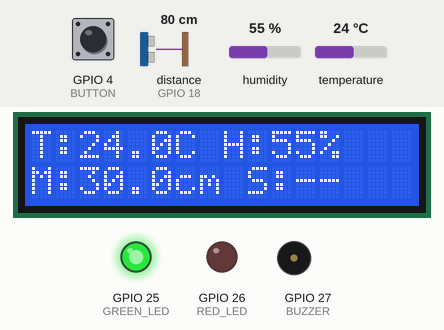
Recording of a sketch running on a simulated ESP32. Parts: 16×2 character LCD, output pins drawn as LEDs (lit = HIGH), buzzer (waves = sounding, pin HIGH). Wiring (inferred from the names in the program): ultrasonic range finder: trigger GPIO 5; echo GPIO 18. Inputs (shaded band) come from the test bench; at power-on: distance to the obstacle (sensor on GPIO 18) 80 cm, GPIO 4 (BUTTON) HIGH, humidity 55 %, temperature 24 °C. The echo pulse lasts 58.3 µs per cm; WiFi joins after 1.5 s; servers stay silent unless stated; uploads are accepted with an empty reply; pins used as bus, display or sensor lines are not drawn; what the sketch prints to the serial monitor is not drawn.

Above: at 4.4 s.
4.5 s: distance to the obstacle (sensor on GPIO 18) set to 9 cm
At 5.2 s:
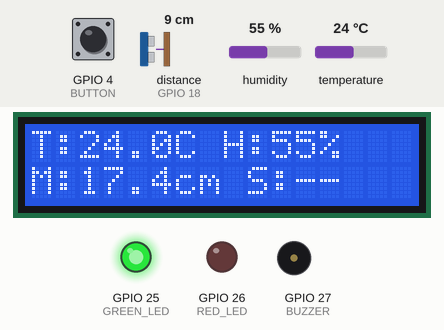
6.8 s: distance to the obstacle (sensor on GPIO 18) set to 6 cm
At 9.9 s:
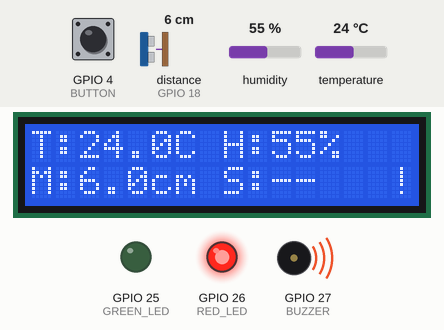
10.5 s: GPIO 4 (BUTTON) pulled LOW for 0.15 s
At 10.8 s:
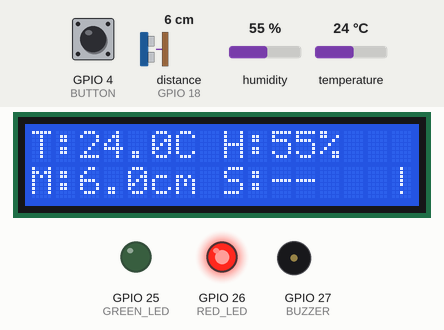
12.1 s: humidity set to 22 %
At 14.2 s:
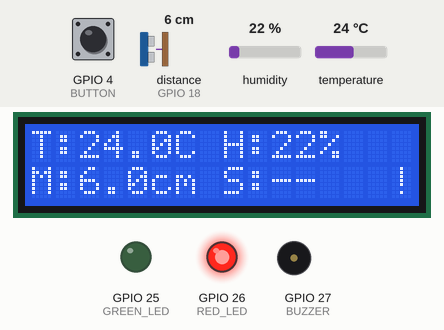
15.2 s: temperature set to 12 °C
At 17.3 s:
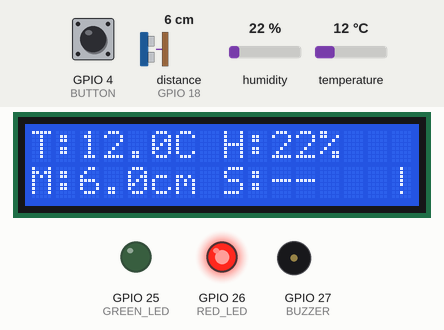
17.7 s: distance to the obstacle (sensor on GPIO 18) set to 2 cm
At 21.0 s:
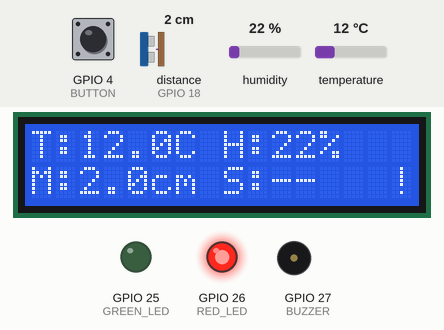
Timing chart, 0 to 21.2 s (numbered marks = the images above; inputs shaded):
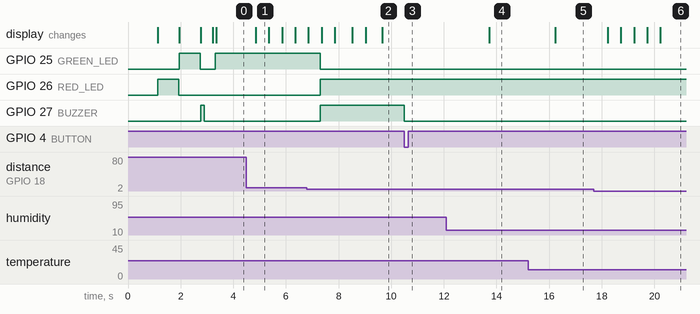

The sketch:

master.ino
```cpp
/*
  Smart Campus Monitoring System (Team Mavericks) - MASTER ESP32
  ---------------------------------------------
  Reads DHT22 (temperature/humidity) + ultrasonic (water level), shows them on a 16x2 LCD,
  receives the slave's distance by ESP-NOW and uploads everything to the XAMPP dashboard
  (server/index.php) every 5 seconds.

  Change these before uploading:  WIFI_NAME, WIFI_PASS, SERVER_IP, TEAM, API_KEY
  Libraries (Library Manager): DHT sensor library (Adafruit), Adafruit Unified Sensor, LiquidCrystal I2C
*/

#include <WiFi.h>
#include <HTTPClient.h>
#include <DHT.h>
#include <Wire.h>
#include <LiquidCrystal_I2C.h>
#include <esp_now.h>

const char* WIFI_NAME = "XAMPP_SERVER";
const char* WIFI_PASS = "123456789";
const char* API_KEY   = "Campus123";

const char* SERVER_IP = "192.168.137.1";
const char* TEAM      = "team13";

#define DHT_PIN    19
#define DHT_TYPE   DHT22
#define TRIG_PIN   5
#define ECHO_PIN   18
#define GREEN_LED  25
#define RED_LED    26
#define BUZZER     27
#define BUTTON     4

#define BUZZER_ON  HIGH
#define BUZZER_OFF LOW
#define LED_ON     HIGH
#define LED_OFF    LOW

const float MAX_DISTANCE_CM = 30.0;
const float ALERT_ON_CM     = 8.0;   // closer than this -> buzzer + red LED
const float ALERT_OFF_CM    = 10.0;

const unsigned long DHT_EVERY    = 2500;
const unsigned long WATER_EVERY  = 500;
const unsigned long LCD_EVERY    = 500;
const unsigned long UPLOAD_EVERY = 5000;
const unsigned long LED_EVERY    = 2000;
const unsigned long RETRY_AFTER  = 10000;

const int MODE_AUTO  = 0;
const int MODE_ON    = 1;
const int MODE_BLINK = 2;
const int MODE_OFF   = 3;

#define NOW_MAGIC 0xA7
const unsigned long SLAVE_TIMEOUT    = 3000;
const unsigned long SLAVE_TALK_EVERY = 500;

typedef struct { uint8_t magic; float distance; } SlavePacket;
typedef struct { uint8_t magic; uint8_t blink; }  MasterPacket;

const uint8_t BROADCAST_ADDR[6] = {0xFF, 0xFF, 0xFF, 0xFF, 0xFF, 0xFF};

volatile float slaveDistance = 0;
volatile unsigned long slaveLastSeen = 0;
bool slaveBlink = false;
unsigned long tSlave = 0;

DHT dht(DHT_PIN, DHT_TYPE);
LiquidCrystal_I2C lcd(0x27, 16, 2);

float temperature = 0, humidity = 0;
float distanceCm = MAX_DISTANCE_CM;
float waterLevel = 0, waterPercent = 0;
bool dhtOK = false;
bool hasWater = false;
unsigned long lastDhtGood = 0;

bool alertActive = false;
bool muted = false;

int greenMode = MODE_AUTO;
int redMode   = MODE_AUTO;
bool redNeedsSync   = true;
bool greenNeedsSync = true;

bool blinkPhase = false;
unsigned long tBlink = 0;

unsigned long tDht = 0, tWater = 0, tLcd = 0, tUpload = 0, tLed = 0;
unsigned long serverRetryAt = 0;

String baseURL;

volatile bool buttonPressed = false;
volatile unsigned long lastPressTime = 0;

void IRAM_ATTR onButton() {
  unsigned long now = millis();
  if (now - lastPressTime > 250) {
    buttonPressed = true;
    lastPressTime = now;
  }
}

void printRow(int row, String text) {
  if (text.length() > 16) text = text.substring(0, 16);
  while (text.length() < 16) text += " ";
  lcd.setCursor(0, row);
  lcd.print(text);
}

bool serverAvailable() {
  if (WiFi.status() != WL_CONNECTED) return false;
  return (long)(millis() - serverRetryAt) >= 0;
}

void serverFailed() {
  serverRetryAt = millis() + RETRY_AFTER;
  Serial.println("Server not reachable. Will try again soon.");
}

void keepWiFiAlive() {
  static unsigned long lastTry = 0;
  if (WiFi.status() == WL_CONNECTED) return;
  if (millis() - lastTry < 10000) return;
  lastTry = millis();
  Serial.println("WiFi lost. Reconnecting...");
  WiFi.reconnect();
}

#if defined(ESP_ARDUINO_VERSION_MAJOR) && ESP_ARDUINO_VERSION_MAJOR >= 3
void onReceive(const esp_now_recv_info_t *info, const uint8_t *data, int len) {
#else
void onReceive(const uint8_t *mac, const uint8_t *data, int len) {
#endif
  if (len != (int)sizeof(SlavePacket)) return;

  SlavePacket pkt;
  memcpy(&pkt, data, sizeof(pkt));
  if (pkt.magic != NOW_MAGIC) return;

  slaveDistance = pkt.distance;
  slaveLastSeen = millis();
}

bool slaveOnline() {
  return slaveLastSeen != 0 && millis() - slaveLastSeen < SLAVE_TIMEOUT;
}

void sendToSlave() {
  MasterPacket pkt;
  pkt.magic = NOW_MAGIC;
  pkt.blink = slaveBlink ? 1 : 0;
  esp_now_send(BROADCAST_ADDR, (uint8_t *)&pkt, sizeof(pkt));
}

void setupEspNow() {
  if (esp_now_init() != ESP_OK) {
    Serial.println("ESP-NOW could not start");
    return;
  }
  esp_now_register_recv_cb(onReceive);

  esp_now_peer_info_t peer = {};
  memcpy(peer.peer_addr, BROADCAST_ADDR, 6);
  peer.channel = 0;                            // 0 = use the current WiFi channel
  peer.encrypt = false;
  esp_now_add_peer(&peer);

  Serial.print("ESP-NOW ready. Master MAC: ");
  Serial.println(WiFi.macAddress());
}

void readDHT() {
  float t = dht.readTemperature();
  float h = dht.readHumidity();

  if (!isnan(t) && !isnan(h)) {
    temperature = t;
    humidity = h;
    lastDhtGood = millis();
  }

  dhtOK = (lastDhtGood != 0 && millis() - lastDhtGood < 15000);
}

//Distance

float measureDistanceCm() {
  float samples[5];

  for (int i = 0; i < 5; i++) {
    digitalWrite(TRIG_PIN, LOW);
    delayMicroseconds(2);
    digitalWrite(TRIG_PIN, HIGH);
    delayMicroseconds(10);
    digitalWrite(TRIG_PIN, LOW);

    long echo = pulseIn(ECHO_PIN, HIGH, 6000);

    float cm = MAX_DISTANCE_CM;
    if (echo > 0) {
      cm = echo * 0.0343 / 2.0;
      cm = constrain(cm, 2.0, MAX_DISTANCE_CM);
    }
    samples[i] = cm;
    delay(15);
  }

  for (int i = 0; i < 4; i++) {
    for (int j = i + 1; j < 5; j++) {
      if (samples[j] < samples[i]) {
        float tmp = samples[i];
        samples[i] = samples[j];
        samples[j] = tmp;
      }
    }
  }
  return samples[2];
}

void readDistance() {
  float d = measureDistanceCm();

  if (!hasWater) {
    distanceCm = d;
    hasWater = true;
  } else {
    distanceCm = 0.6 * d + 0.4 * distanceCm;
  }

  waterLevel   = MAX_DISTANCE_CM - distanceCm;   // for the dashboard
  waterPercent = waterLevel / MAX_DISTANCE_CM * 100.0;
}

void updateAlert() {
  bool before = alertActive;

  if (!alertActive && distanceCm < ALERT_ON_CM)   alertActive = true;
  if (alertActive  && distanceCm >= ALERT_OFF_CM) alertActive = false;

  if (alertActive && !before) muted = false;
  if (!alertActive) muted = false;
}

void handleButton() {
  if (!buttonPressed) return;
  buttonPressed = false;

  slaveBlink = !slaveBlink;
  sendToSlave();
  Serial.println(slaveBlink ? "Slave LED: blink" : "Slave LED: off");

  if (alertActive) {
    muted = !muted;
    Serial.println(muted ? "Buzzer muted" : "Buzzer on again");
  } else {
    bool redIsOn = (redMode == MODE_ON || redMode == MODE_BLINK);
    redMode = redIsOn ? MODE_OFF : MODE_ON;
    redNeedsSync = true;
    Serial.println(redMode == MODE_ON ? "Red LED on (button)" : "Red LED off (button)");
  }
}

bool modeLevel(int mode, bool autoValue) {
  if (mode == MODE_ON)    return true;
  if (mode == MODE_OFF)   return false;
  if (mode == MODE_BLINK) return blinkPhase;
  return autoValue;
}

void updateOutputs() {
  if (millis() - tBlink >= 500) {
    tBlink = millis();
    blinkPhase = !blinkPhase;
  }

  bool green, red;

  if (alertActive) {
    red = true;
    green = false;
  } else {
    green = modeLevel(greenMode, true);
    red   = modeLevel(redMode, false);
  }

  digitalWrite(GREEN_LED, green ? LED_ON : LED_OFF);
  digitalWrite(RED_LED,   red   ? LED_ON : LED_OFF);
  digitalWrite(BUZZER, (alertActive && !muted) ? BUZZER_ON : BUZZER_OFF);
}

void updateLCD() {
  if (dhtOK) {
    printRow(0, "T:" + String(temperature, 1) + "C H:" + String(humidity, 0) + "%");
  } else {
    printRow(0, "T:--  H:--");
  }

  float sd = slaveDistance;
  String row = "M:" + String(distanceCm, 1) + "cm S:";
  row += slaveOnline() ? String(sd, 1) : String("--");
  if (alertActive) {
    while (row.length() < 15) row += " ";
    row += "!";
  }
  printRow(1, row);
}

void uploadData() {
  if (!serverAvailable()) return;
  if (!hasWater) return;                       // wait for the first distance reading

  String json = "{";
  if (dhtOK) {                                 // send temp/humidity only when the DHT22 is working
    json += "\"temperature\":"    + String(temperature, 1)  + ",";
    json += "\"humidity\":"       + String(humidity, 1)     + ",";
  }
  json += "\"distance\":"         + String(distanceCm, 1)   + ",";
  json += "\"water_level\":"      + String(waterLevel, 1)   + ",";
  json += "\"water_percentage\":" + String(waterPercent, 1) + ",";
  json += "\"alert_active\":"     + String(alertActive ? 1 : 0) + ",";
  json += "\"buzzer_muted\":"     + String(muted ? 1 : 0);
  if (slaveOnline()) {
    json += ",\"slave_distance\":" + String((float)slaveDistance, 1);
  }
  json += "}";

  HTTPClient http;
  http.setConnectTimeout(2000);
  http.setTimeout(2000);
  http.begin(baseURL + "index.php?api=insert");
  http.addHeader("Content-Type", "application/json");
  http.addHeader("X-API-Key", API_KEY);

  int code = http.POST(json);
  Serial.print("Sent to dashboard, response: ");
  Serial.println(code);

  if (code <= 0) serverFailed();
  http.end();
}

int readNumber(String json, String key) {
  int pos = json.indexOf("\"" + key + "\":");
  if (pos < 0) return -1;
  pos += key.length() + 3;
  while (pos < (int)json.length() && json[pos] == ' ') pos++;
  return json.substring(pos).toInt();
}

bool pushLed(const char* led, int state) {
  HTTPClient http;
  http.setConnectTimeout(2000);
  http.setTimeout(2000);
  http.begin(baseURL + "index.php?api=setled&led=" + led + "&state=" + String(state));
  http.addHeader("X-API-Key", API_KEY);
  int code = http.GET();
  http.end();
  if (code <= 0) serverFailed();
  return code == 200;
}

void syncLeds() {
  if (!serverAvailable()) return;

  if (redNeedsSync) {
    if (pushLed("red", redMode)) redNeedsSync = false;
    return;
  }
  if (greenNeedsSync) {
    if (pushLed("green", greenMode)) greenNeedsSync = false;
    return;
  }

  HTTPClient http;
  http.setConnectTimeout(2000);
  http.setTimeout(2000);
  http.begin(baseURL + "index.php?api=leds");
  int code = http.GET();

  if (code == 200) {
    String reply = http.getString();
    int g = readNumber(reply, "green_led");
    int r = readNumber(reply, "red_led");
    if (g >= 0 && g <= 3 && r >= 0 && r <= 3) {
      greenMode = g;
      redMode   = r;
    }
  } else if (code <= 0) {
    serverFailed();
  }
  http.end();
}

void startupTest() {
  printRow(0, "LED test");

  printRow(1, "RED LED...");
  digitalWrite(RED_LED, LED_ON);
  delay(800);
  digitalWrite(RED_LED, LED_OFF);

  printRow(1, "GREEN LED...");
  digitalWrite(GREEN_LED, LED_ON);
  delay(800);
  digitalWrite(GREEN_LED, LED_OFF);

  printRow(1, "BUZZER...");
  digitalWrite(BUZZER, BUZZER_ON);
  delay(150);
  digitalWrite(BUZZER, BUZZER_OFF);
  delay(300);
}

void setup() {
  Serial.begin(115200);

  pinMode(TRIG_PIN, OUTPUT);
  pinMode(ECHO_PIN, INPUT);
  pinMode(RED_LED, OUTPUT);
  pinMode(GREEN_LED, OUTPUT);
  pinMode(BUZZER, OUTPUT);
  pinMode(BUTTON, INPUT_PULLUP);

  digitalWrite(TRIG_PIN, LOW);
  digitalWrite(RED_LED, LED_OFF);
  digitalWrite(GREEN_LED, LED_OFF);
  digitalWrite(BUZZER, BUZZER_OFF);

  attachInterrupt(digitalPinToInterrupt(BUTTON), onButton, FALLING);

  baseURL = String("http://") + SERVER_IP + "/student-sites/" + TEAM + "/";

  dht.begin();
  Wire.begin(21, 22);
  lcd.init();
  lcd.backlight();
  printRow(0, "SMART CAMPUS");
  printRow(1, "Starting...");
  delay(1000);

  startupTest();

  WiFi.mode(WIFI_STA);
  WiFi.setSleep(false);
  WiFi.setAutoReconnect(true);
  WiFi.begin(WIFI_NAME, WIFI_PASS);
  setupEspNow();

  lcd.clear();

  tDht    = millis() - DHT_EVERY;
  tWater  = millis() - WATER_EVERY;
  tLcd    = millis() - LCD_EVERY;
  tLed    = millis() - LED_EVERY;
  tUpload = millis();

  Serial.println("Smart Campus started.");
}

void loop() {
  keepWiFiAlive();
  handleButton();

  if (millis() - tDht >= DHT_EVERY) {
    tDht = millis();
    readDHT();
  }

  if (millis() - tWater >= WATER_EVERY) {
    tWater = millis();
    readDistance();
    updateAlert();
    Serial.printf("Temp %.1f C | Hum %.0f %% | Distance %.1f cm | Alert %d\n",
                  temperature, humidity, distanceCm, alertActive);
  }

  updateOutputs();

  if (millis() - tLcd >= LCD_EVERY) {
    tLcd = millis();
    updateLCD();
  }

  if (millis() - tLed >= LED_EVERY) {
    tLed = millis();
    syncLeds();
  }

  if (millis() - tSlave >= SLAVE_TALK_EVERY) {
    tSlave = millis();
    sendToSlave();
  }

  if (millis() - tUpload >= UPLOAD_EVERY) {
    tUpload = millis();
    uploadData();
  }
}
```

Measured:
- the behaviour switches between 8 and 7 cm on distance to the obstacle (sensor on GPIO 18) (found by bisection; images 1 and 2)
- after the input at 4.5 s, the display: changes after 0.35 s (image 1)
- after the input at 6.8 s, GPIO 25 (GREEN_LED): HIGH → LOW after 0.50 s; GPIO 26 (RED_LED), GPIO 27 (BUZZER): LOW → HIGH after 0.50 s; the display: first differs from a run without the input after 0.55 s (image 2 shows a later state)
- after the input at 10.5 s, GPIO 27 (BUZZER): HIGH → LOW at once
- after the input at 12.1 s, the display: changes after 1.6 s (image 4)
- after the input at 15.2 s, the display: changes after 1.0 s (image 5)
- after the input at 17.7 s, the display: first changes after 0.53 s (image 6 shows a later state)
